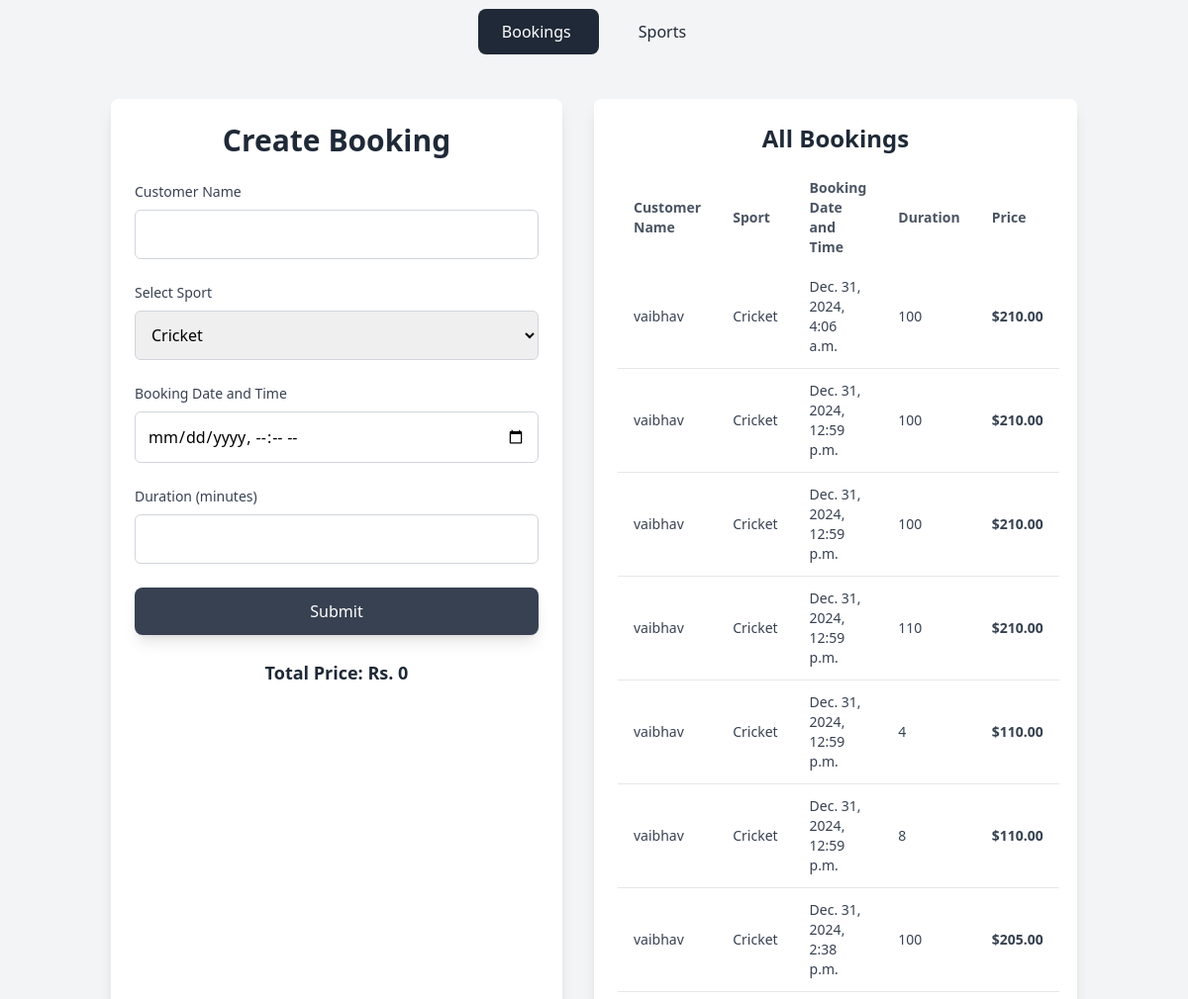
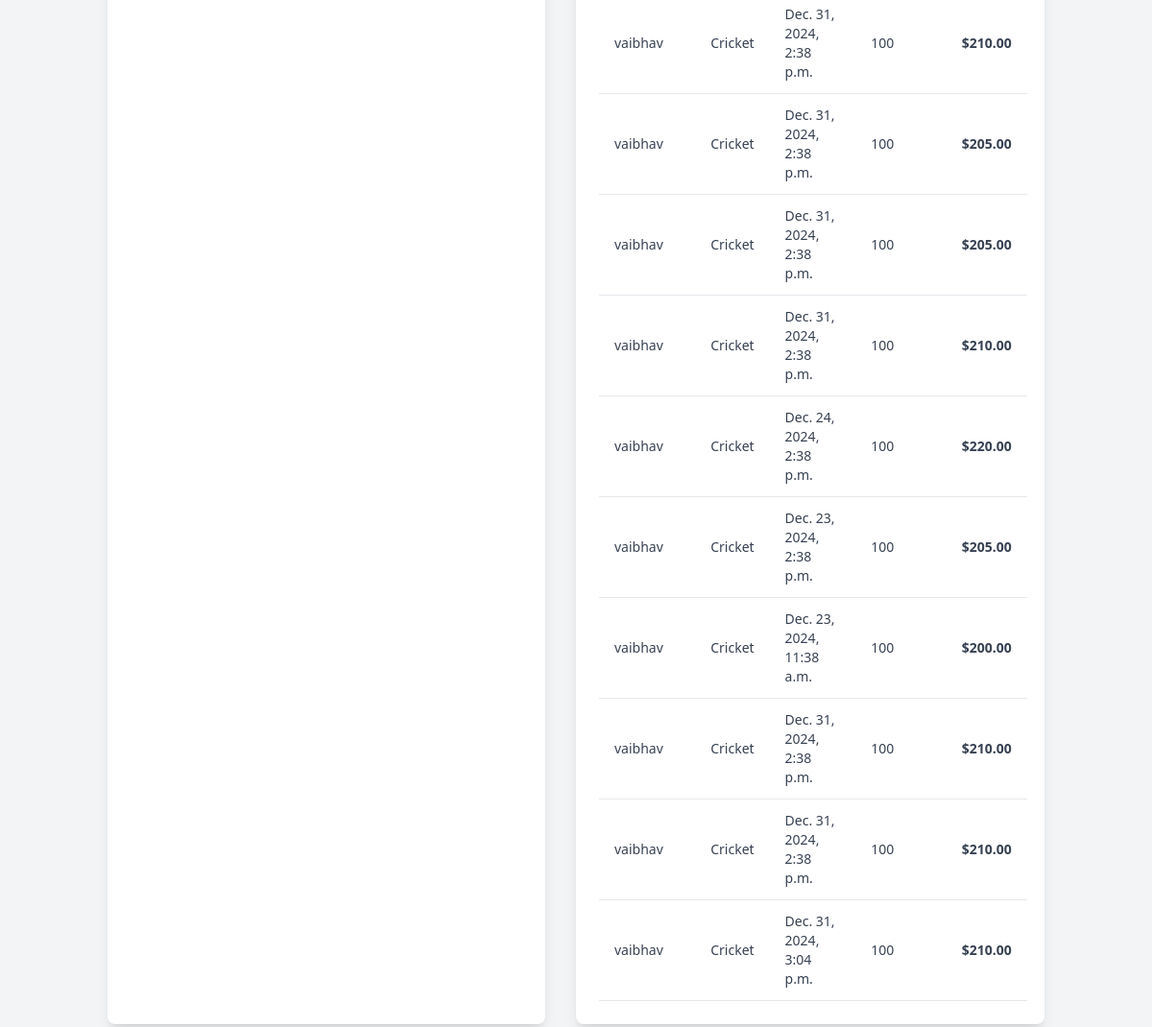
The page /booking/ on the database its author committed (2 pictures, top to bottom).
### booking/models.py (models this page shows, shortened)
class Booking(models.Model):
    customer_name = models.CharField(max_length=100)
    sport = models.ForeignKey(Sport, on_delete=models.CASCADE)
    booking_datetime = models.DateTimeField()
    duration = models.IntegerField()  # Duration in minutes
    total_price = models.DecimalField(max_digits=10, decimal_places=2, null=True, blank=True)

### pricing/models.py (models this page shows)
class Sport(models.Model):
    name = models.CharField(max_length=100)

### booking/views.py (the view)
# urls.py: path('', views.booking, name='booking'),
def booking(request):
    sports = Sport.objects.all()
    bookings = Booking.objects.all()
    return render(request, 'booking/create_booking.html', {'sports': sports, 'bookings': bookings})

### booking/templates/booking/create_booking.html (shortened to what this page needs)
{% load static %}
<!DOCTYPE html>
<html lang="en">
  <head>
    <script src="https://cdn.tailwindcss.com"></script>
  </head>
  <body class="bg-gray-100 font-sans">
    <div class="flex justify-center items-center mt-5">
      <div class="space-x-4">
        <a href="/booking" class="px-6 py-3 bg-gray-800 text-white rounded-lg hover:bg-gray-700 focus:outline-none focus:ring-2 focus:ring-gray-500 transition duration-200">
          Bookings
        </a>
        <a href="/manage-pricing" class="px-6 py-3 bg-gray-100 text-gray-800 rounded-lg hover:bg-gray-200 focus:outline-none focus:ring-2 focus:ring-gray-500 transition duration-200">
          Sports
        </a>
      </div>
    </div>
    <div class="container mx-auto mt-8 p-6 flex gap-8">
      <div class="w-full md:w-1/2 bg-white shadow-lg rounded-lg p-6">
        <h1 class="text-3xl font-semibold text-gray-800 mb-6 text-center">
          Create Booking
        </h1>
        <form id="booking-form" class="space-y-6">
          <div class="mb-4">
            <label
              for="customer_name"
              class="block text-gray-700 text-sm font-medium"
              >Customer Name</label
            >
            <input
              type="text"
              id="customer_name"
              name="customer_name"
              class="mt-2 p-3 w-full border border-gray-300 rounded-md focus:outline-none focus:ring-2 focus:ring-blue-500"
              required
            />
          </div>
          <div class="mb-4">
            <label
              for="sport_id"
              class="block text-gray-700 text-sm font-medium"
              >Select Sport</label
            >
            <select
              id="sport_id"
              name="sport_id"
              class="mt-2 p-3 w-full border border-gray-300 rounded-md focus:outline-none focus:ring-2 focus:ring-blue-500"
            >
              {% for sport in sports %}
              <option value="{{ sport.id }}">{{ sport.name }}</option>
              {% endfor %}
            </select>
          </div>
          <div class="mb-4">
            <label
              for="booking_datetime"
              class="block text-gray-700 text-sm font-medium"
              >Booking Date and Time</label
            >
            <input
              type="datetime-local"
              id="booking_datetime"
              name="booking_datetime"
              class="mt-2 p-3 w-full border border-gray-300 rounded-md focus:outline-none focus:ring-2 focus:ring-blue-500"
              required
            />
          </div>
          <div class="mb-4">
            <label
              for="duration"
              class="block text-gray-700 text-sm font-medium"
              >Duration (minutes)</label
            >
            <input
              type="number"
              id="duration"
              name="duration"
              class="mt-2 p-3 w-full border border-gray-300 rounded-md focus:outline-none focus:ring-2 focus:ring-blue-500"
              required
            />
          </div>
          <button
            type="submit"
            class="bg-gray-700 text-white px-2 py-3 w-full rounded-lg shadow-lg hover:bg-gray-600 focus:outline-none focus:ring-2 focus:ring-gray-500 transition duration-200"
          >
            Submit
          </button>
        </form>
        <div id="result" class="mt-6 text-center">
          <h2 class="font-semibold text-lg text-gray-800">
            Total Price: <span id="total_price">Rs. 0</span>
          </h2>
        </div>
      </div>
      <div class="w-full md:w-1/2 bg-white shadow-lg rounded-lg p-6">
        <h2 class="text-2xl font-semibold text-gray-800 mb-4 text-center">
          All Bookings
        </h2>
        <table class="w-full table-auto border-collapse text-left">
          <thead>
            <tr>
              <th class="px-4 py-2 text-sm font-semibold text-gray-600">
                Customer Name
              </th>
              <th class="px-4 py-2 text-sm font-semibold text-gray-600">
                Sport
              </th>
              <th class="px-4 py-2 text-sm font-semibold text-gray-600">
                Booking Date and Time
              </th>
              <th class="px-4 py-2 text-sm font-semibold text-gray-600">
                Duration
              </th>
              <th class="px-4 py-2 text-sm font-semibold text-gray-600">
                Price
              </th>
            </tr>
          </thead>
          <tbody>
            {% for booking in bookings %}
            <tr class="border-b">
              <td class="px-4 py-3 text-sm text-gray-700">
                {{ booking.customer_name }}
              </td>
              <td class="px-4 py-3 text-sm text-gray-700">
                {{ booking.sport.name }}
              </td>
              <td class="px-4 py-3 text-sm text-gray-700">
                {{ booking.booking_datetime }}
              </td>
              <td class="px-4 py-3 text-sm text-gray-700">
                {{ booking.duration }}
              </td>
              <td class="px-4 py-3 text-sm text-gray-700">
                <b>${{ booking.total_price }}</b>
              </td>
            </tr>
            {% endfor %}
          </tbody>
        </table>
      </div>
    </div>
  </body>
</html>

### rows shown on the page
Booking: customer_name "vaibhav", sport.name "Cricket", booking_datetime "Dec. 31, 2024, 4:06 a.m.", duration "100", total_price "210.00"
Booking: customer_name "vaibhav", sport.name "Cricket", booking_datetime "Dec. 31, 2024, 12:59 p.m.", duration "100", total_price "210.00"
Booking: customer_name "vaibhav", sport.name "Cricket", booking_datetime "Dec. 31, 2024, 12:59 p.m.", duration "100", total_price "210.00"
Booking: customer_name "vaibhav", sport.name "Cricket", booking_datetime "Dec. 31, 2024, 12:59 p.m.", duration "110", total_price "210.00"
Booking: customer_name "vaibhav", sport.name "Cricket", booking_datetime "Dec. 31, 2024, 12:59 p.m.", duration "4", total_price "110.00"
Booking: customer_name "vaibhav", sport.name "Cricket", booking_datetime "Dec. 31, 2024, 12:59 p.m.", duration "8", total_price "110.00"
Booking: customer_name "vaibhav", sport.name "Cricket", booking_datetime "Dec. 31, 2024, 2:38 p.m.", duration "100", total_price "205.00"
Booking: customer_name "vaibhav", sport.name "Cricket", booking_datetime "Dec. 31, 2024, 2:38 p.m.", duration "100", total_price "210.00"
Booking: customer_name "vaibhav", sport.name "Cricket", booking_datetime "Dec. 31, 2024, 2:38 p.m.", duration "100", total_price "205.00"
Booking: customer_name "vaibhav", sport.name "Cricket", booking_datetime "Dec. 31, 2024, 2:38 p.m.", duration "100", total_price "205.00"
Booking: customer_name "vaibhav", sport.name "Cricket", booking_datetime "Dec. 31, 2024, 2:38 p.m.", duration "100", total_price "210.00"
Booking: customer_name "vaibhav", sport.name "Cricket", booking_datetime "Dec. 24, 2024, 2:38 p.m.", duration "100", total_price "220.00"
Booking: customer_name "vaibhav", sport.name "Cricket", booking_datetime "Dec. 23, 2024, 2:38 p.m.", duration "100", total_price "205.00"
Booking: customer_name "vaibhav", sport.name "Cricket", booking_datetime "Dec. 23, 2024, 11:38 a.m.", duration "100", total_price "200.00"
Booking: customer_name "vaibhav", sport.name "Cricket", booking_datetime "Dec. 31, 2024, 2:38 p.m.", duration "100", total_price "210.00"
Booking: customer_name "vaibhav", sport.name "Cricket", booking_datetime "Dec. 31, 2024, 2:38 p.m.", duration "100", total_price "210.00"
Booking: customer_name "vaibhav", sport.name "Cricket", booking_datetime "Dec. 31, 2024, 3:04 p.m.", duration "100", total_price "210.00"

### other values the page prints
form field sport_id "Cricket"
